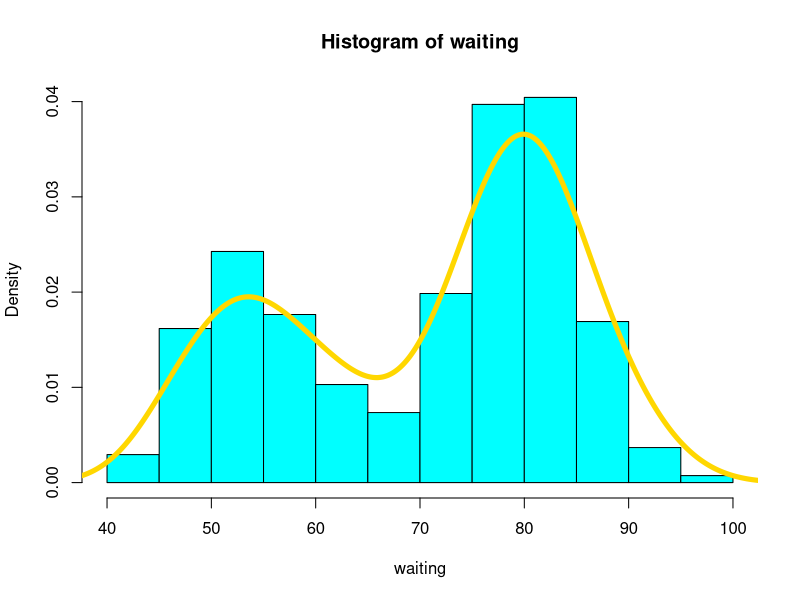

Source code (R): (Note: this script raises an error after producing the figure.)
#x<-rnorm(100, 5, 5)
#fitdistr(x, 'normal')
#fitdistr(x, dnorm, list(mean=3), sd=5)
attach(faithful)
hist(waiting, pr = T, col = 'cyan')
lines(density(waiting), col = 'gold', lw = 5)

my.f<-function(x, m1, s1, m2, s2, a){
  a*dnorm(x, m1, s1) + (1-a)*dnorm(x, m2, s2)
}

fitdistr(waiting, my.f, list(m1 = 55, m2 = 80, s1 = 5, s2 = 6.5, a = 0.3333))$estimate->wp
curve(my.f(x, wp[1], wp[3], wp[2], wp[4], wp[5]), add=T, col='magenta', lw = 2)
detach(faithful)